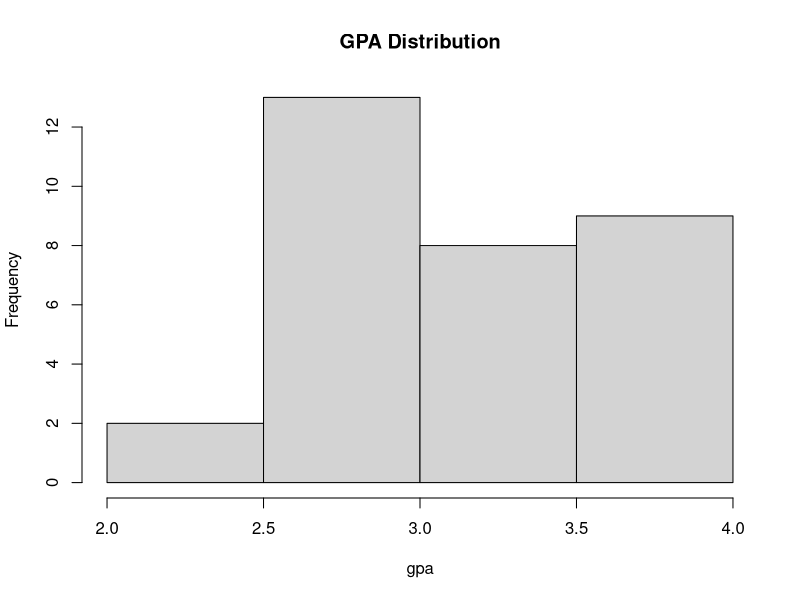
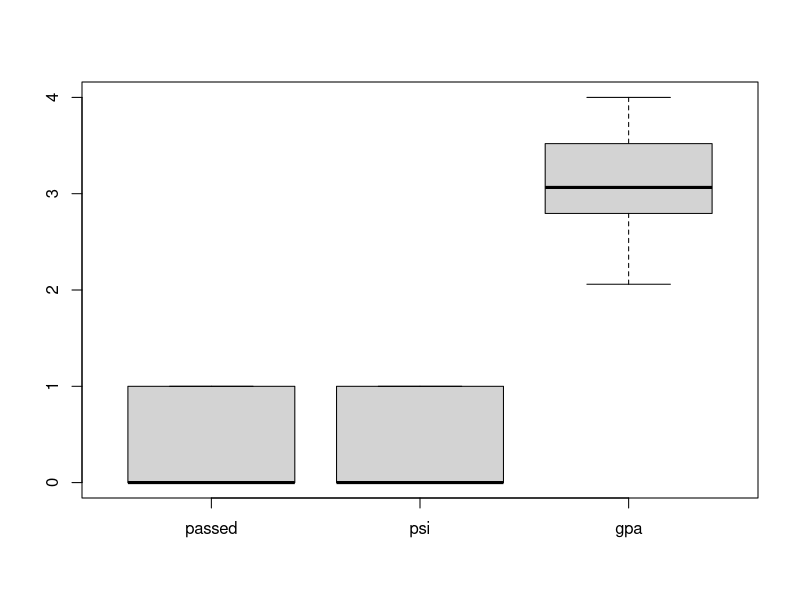
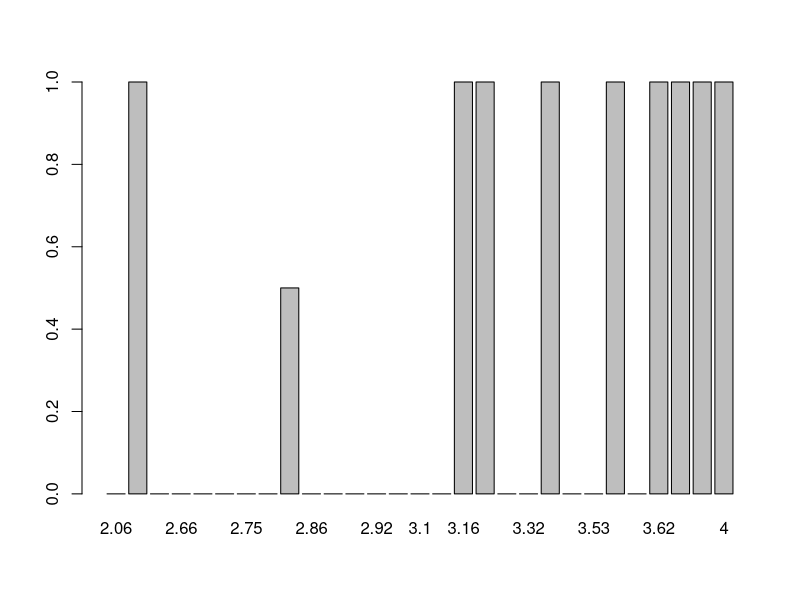
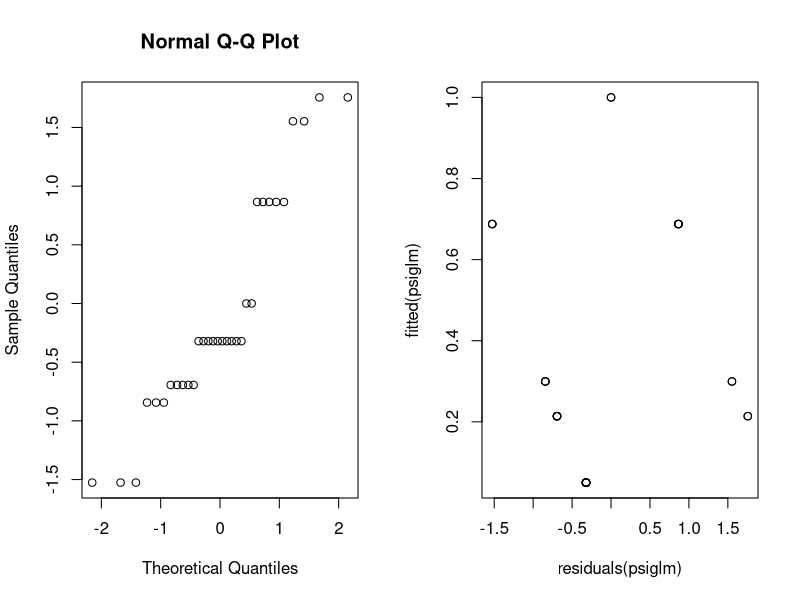
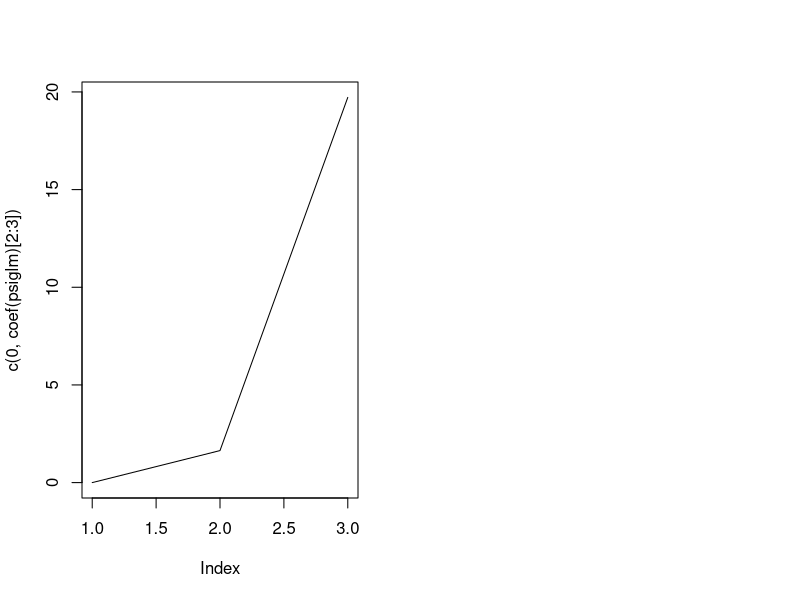

Write R code to recreate these figures, in order.
psi.data <- read.table("datas/psi.txt",header=TRUE)
psi.data

summary(psi.data)
hist(psi.data[,3],main="GPA Distribution",xlab = "gpa")
boxplot(psi.data)

table1 = xtabs(~passed + psi, data = psi.data) ; table1
totgpa = xtabs(~gpa, data=psi.data)
barplot(xtabs(passed~gpa, data = psi.data)/totgpa)


psi.data$gpa = as.factor(trunc(psi.data$gpa))

# a  
# Fit a logistic regression model with both explanatory variables, perform relevant tests. Does psi work? 
psi.data$psi = as.factor(psi.data$psi)
psiglm <- glm(passed ~ gpa + psi, data = psi.data, family = binomial)
summary(psiglm)
# Both psi and gpa are statistically significant. 
# For every one unit change in psi, the log odds of passed (versus non-passed) increases by 2.338.
# For a one unit increase in gpa, the log odds of being passed increases by 3.063.
confint(psiglm)
fitted(psiglm)

anova(psiglm, test = "Chisq")
drop1(psiglm, test = "Chisq")

par(mfrow=c(1,2))
qqnorm(residuals(psiglm)) ; plot(residuals(psiglm),fitted(psiglm))

# b
# Estimate the probability that a student with a gpa equal to 3 who receives psi passes the assignment.  
new.data <- data.frame(gpa="3", psi="1")
predict(psiglm, new.data, type = "response" ) # the predicted probability of being passed is 0.687762

# Estimate the same probability for a student who does not receive psi.
new.data2 <- data.frame(gpa="3", psi="0")
predict(psiglm, new.data2, type = "response" ) # the predicted probability of being passed is 0.2139863

plot(c(0,coef(psiglm)[2:3]),type = "l") # coefficients for different gpa categories

# c
# todo : ******************************************************************************
# Estimate the relative change in odds of passing the assignment rendered by instructing students with psi rather than the standard method (for an arbitrary student). What is the interpretation of this number? Is it dependent on gpa?

interaction.psi <- glm(passed ~ gpa * psi, data = psi.data, family = binomial)
summary(interaction.psi)
anova(interaction.psi)

# d
# todo : ******************************************************************************
# Propose and perform an alternative method of analysis based on contingency tables. Compare its results to the results of the first approach. 

ctable.psi = matrix(c(2,2,3,2,4,2,2,2,3,3,2,3,3,3,3,2,2,2,3,3,2,3,2,3,3,2,3,2,3,4,3,2),byrow=TRUE,ncol=2,nrow=2,
              dimnames=list(c("Not Passed","Passed"),c("Ex-Method","Psi")))

fisher.test(ctable.psi) # odds ratio : 0.6977004 (Ho : true odds ratio is equal to 1)

# e
# todo : ******************************************************************************
# Given the way the experiment was conducted, is this second approach wrong? Name both an advantage and a disadvantage of the two approaches, relative to each other.



